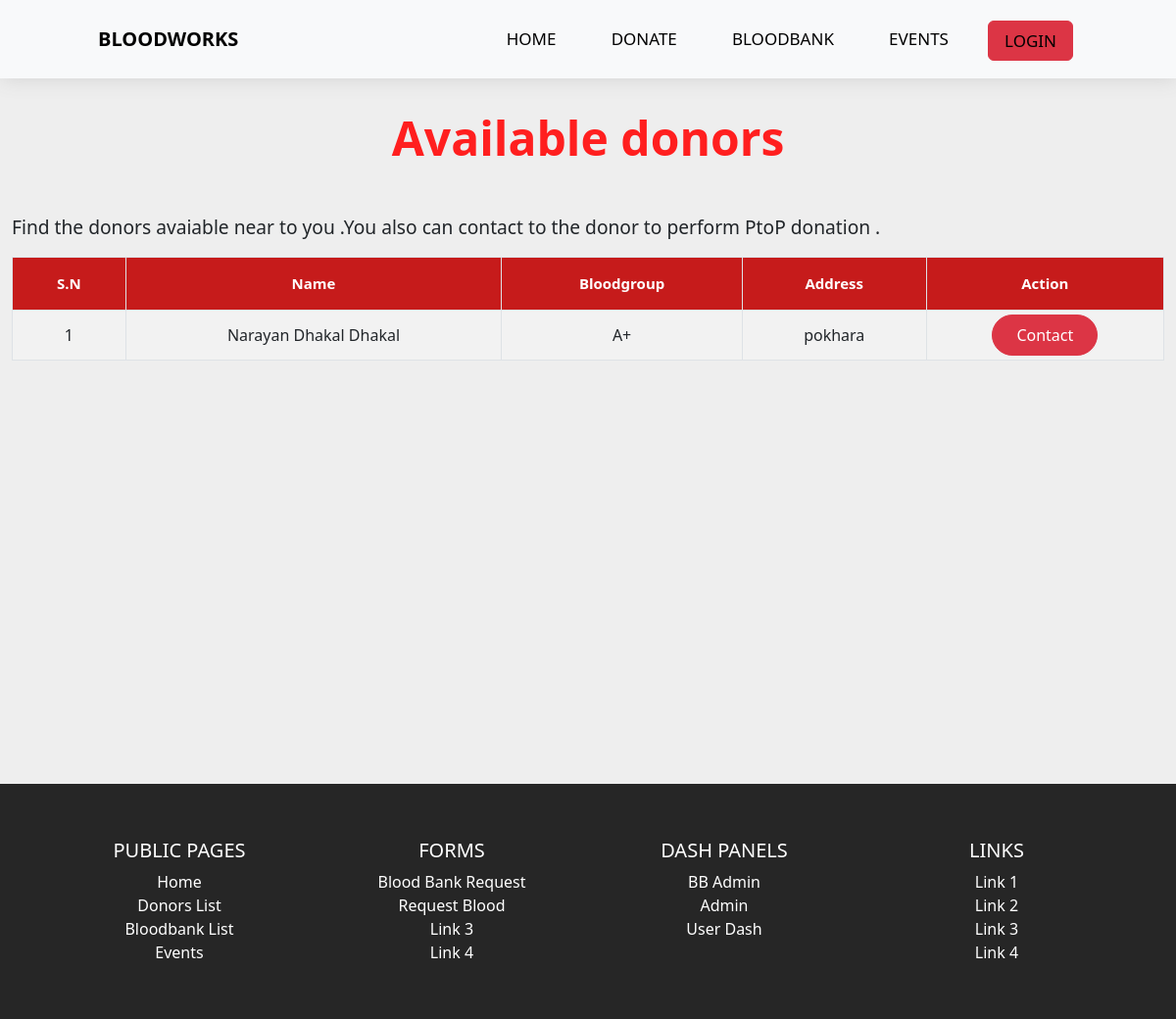
The app's page /donorlist with its own data.
### tables this page shows
CREATE TABLE `user` (
  `id` int(11) NOT NULL,
  `fname` varchar(20) DEFAULT NULL,
  `mname` varchar(20) DEFAULT NULL,
  `lname` varchar(20) DEFAULT NULL,
  `dateofbirth` date DEFAULT NULL,
  `email` varchar(50) DEFAULT NULL,
  `password` varchar(70) DEFAULT NULL,
  `username` varchar(25) DEFAULT NULL,
  `bloodgroup` varchar(5) DEFAULT NULL,
  `donor_availability` varchar(15) DEFAULT NULL,
  `address` varchar(100) DEFAULT NULL,
  `phone_no` varchar(100) DEFAULT NULL,
  `age` int(11) DEFAULT NULL,
  `last_donation_date` date DEFAULT NULL
);

### controllers/DonorList.php (called while the page is built, shortened)
<?php
class Donorlist
{
    public function index($a = "", $b = "", $c = "")
    {
        $donor = $this->donor();
        $data = [
            "donors" => $donor
        ];
        $this->view('donor-list', $data);
    }
    private function donor()
    {
        $donorlist = new Model;
        $donorlist->table = "user";
        $data = [
            "donor_availability" => "Available"
        ];
        $donor_list = $donorlist->where($data);
        return $donor_list;
    }
}

### includes/app.php (called while the page is built, shortened)
<?php
class App
{
    private $method = "index";
    public function splitURL()
    {
        $URL = $_GET['url'] ?? 'home';
        $URL = explode("/", trim($URL, "/"));
        return $URL;
    }
    public function loadController()
    {
        $URL = $this->splitURL();
        if($URL[0] == "dash"){
            if ($URL[0] == "dash" && !isset($URL[1])) {
                $filename = "controllers/Dash"  . ".php";
            } elseif ($URL[0] == "dash" && isset($URL[1])) {
                $filename = "controllers/" . $URL[0] . $URL[1] . ".php";
            }
        }
        elseif ($URL[0] == "admin"  ) {
            if ($URL[0] == "admin" && !isset($URL[1])) {
                $filename = "controllers/Admin"  . ".php";
            } elseif ($URL[0] == "admin" && isset($URL[1])) {
                $filename = "controllers/" . $URL[0] . $URL[1] . ".php";
            }
        }
        elseif ($URL[0] == "bbadmin"  ) {
            if ($URL[0] == "bbadmin" && !isset($URL[1])) {
                $filename = "controllers/bbadmin"  . ".php";
            } elseif ($URL[0] == "bbadmin" && isset($URL[1])) {
                $filename = "controllers/" . $URL[0] . $URL[1] . ".php";
            }
        }
        else{
            $filename = "controllers/" .$URL[0] . ".php";
        }
        if (file_exists($filename)) {
            unset($URL[0]);
        } else {
            $filename = "controllers/_404.php";
            require $filename;
            $this->controller = "_404";
        }
        $controller = new $this->controller;
        $URL = $URL ? array_values($URL) : [];
        call_user_func_array([$controller, $this->method], $URL);
    }
}

### index.php (called while the page is built, shortened)
<?php
$app = new App;
$app->loadController();
?>

### includes/database.php (called while the page is built, shortened)
<?php
trait Database
{
    public function connect()
    {
        $string = "mysql:hostname=" . DBHOST . ";dbname=" . DBNAME;
        $con = new PDO($string, DBUSER, DBPASS);
        return $con;
    }
    public function query($query, $data = [])
    {
        $con = $this->connect();
        $stm = $con->prepare($query);
        $check = $stm->execute($data);
        if ($check) {
            $result = $stm->fetchAll(PDO::FETCH_OBJ);
            if (is_array($result) && count($result)) {
                return $result;
            }
        }
        return false;
    }
}

### includes/models.php (called while the page is built, shortened)
<?php
class Model
{
    public $table = "users";
    protected $limit = '100';
    protected $offset = 0;
    protected $order_type = "desc";
    public $order_column = "id";
    public function where($data, $data_not = [])
    {
        $keys = array_keys($data);
        $query = "select * from $this->table where ";
        foreach ($keys as $key) {
            $query .= $key . " = :" . $key . " && ";
        }
        $query = trim($query, " && ");
        $query .= " order by $this->order_column $this->order_type limit $this->limit offset $this->offset";
        $data = array_merge($data, $data_not);
        return $this->query($query, $data);
    }
}

### views/donor-list.views.php (the view, shortened to what this page needs)
<?php
$sn = 0;
?>
<?php include "header.php"; ?>
<main class="container-xxl top-gap">
    <div class="toast-container position-fixed bottom-0 end-0 p-3">
    </div>
    <div class="table-section">
        <h1 class="table-sec-title fw-bold display-5">Available donors</h1>
        <p>Find the donors avaiable near to you .You also can contact to the donor to perform PtoP donation .</p>
        <div style="overflow-x:auto;">
            <table id="datatable" class="table table-hover table-striped table-bordered table-sm" cellspacing=" 0" width="100%">
                <thead>
                    <tr>
                        <th>S.N</th>
                        <th>Name</th>
                        <th>Bloodgroup</th>
                        <th>Address</th>
                        <th>Action</th>
                    </tr>
                </thead>
                <?php
                if (empty($donors)) {
                    echo "No donor available";
                } else {
                    foreach ($donors as $donor) { ?>
                        <tr>
                            <td><?= ++$sn ?></td>
                            <td><?= $donor->fname . " " . $donor->mname . " " . $donor->lname; ?></td>
                            <td><?= $donor->bloodgroup; ?></td>
                            <td><?= $donor->address; ?></td>
                            <td>
                                <button data-id="<?= $donor->id; ?>" type="button" id="myBtn" class="btn btn-danger modal-btn edit-btn">Contact</button>
                            </td>
                        </tr>
                <?php
                    }
                }
                ?>
            </table>
        </div>
    </div>
</main>
<?php include "footer.php" ?>

### assets/css/style.css (style rules this page uses)
* { margin: 0; padding: 0; box-sizing: border-box; }
body { background: #eeeeee; }
main { min-height: 100vh; }
.btn { padding: 0.5em 1.5em; border-radius: 2em; }
.table-section { position: relative; }
.table-sec-title { margin: 2rem 0 3rem 0; color: #ff1f1f; text-align: center; }
td, th { padding: 20px; height: 30px; justify-content: center; align-content: center; text-align: center; }
#datatable th { background-color: rgb(198, 27, 27); font-weight: bold; color: white; font-size: 15px; padding: 15px; text-align: center; }
.top-gap { padding-top: 80px; }
@media screen and (min-width: 769px) { p { font-size: 1.2em; } }

### records on screen
user: fname "Narayan", mname "Dhakal", lname "Dhakal", bloodgroup "A+", address "pokhara"
